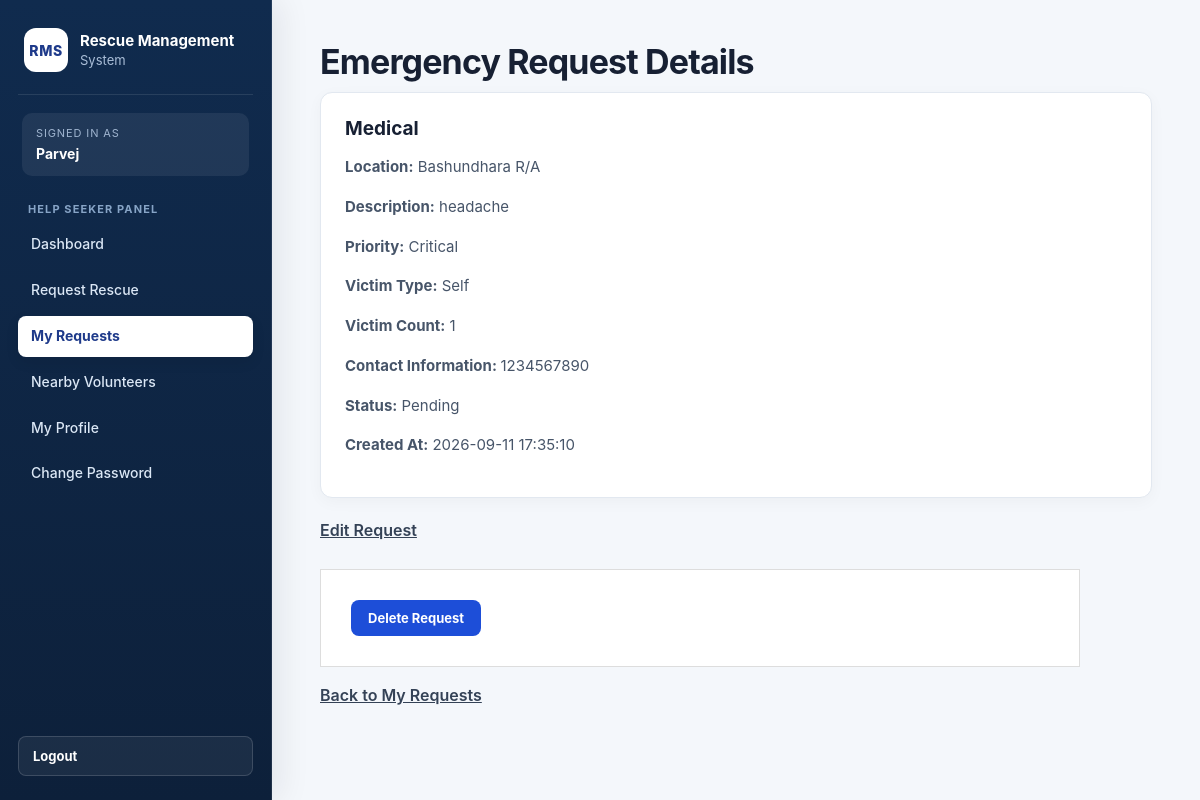
/index.php?page=helpseeker-request-view&id=2 (signed in), run on an earlier commit of the app's database.
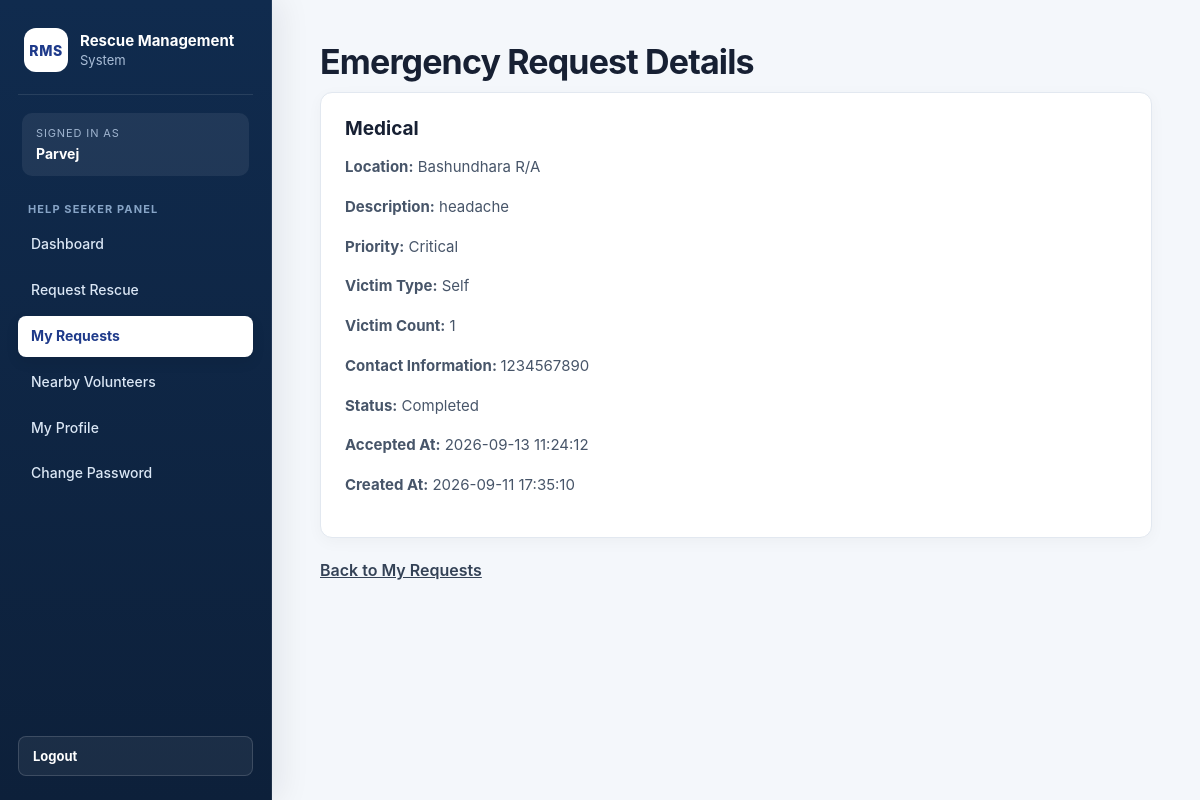
And on a later commit of the database.
### tables this page shows
CREATE TABLE `emergency_requests` (
  `id` int(11) NOT NULL,
  `help_seeker_id` int(11) NOT NULL,
  `emergency_type` varchar(50) NOT NULL,
  `location` varchar(255) NOT NULL,
  `description` text NOT NULL,
  `priority` enum('low','medium','high','critical') NOT NULL DEFAULT 'medium',
  `victim_type` enum('self','other') NOT NULL DEFAULT 'self',
  `victim_information` text DEFAULT NULL,
  `victim_count` int(11) NOT NULL DEFAULT 1,
  `contact_information` varchar(150) NOT NULL,
  `status` enum('pending','assigned','ongoing','completed','cancelled') NOT NULL DEFAULT 'pending',
  `created_at` timestamp NOT NULL DEFAULT current_timestamp(),
  `updated_at` timestamp NOT NULL DEFAULT current_timestamp() ON UPDATE current_timestamp(),
  `volunteer_id` int(11) DEFAULT NULL,
  `accepted_at` datetime DEFAULT NULL
);

### models/HelpSeekerModel.php (called while the page is built, shortened)
<?php
function getHelpSeekerRequestById(
    $conn,
    $request_id,
    $help_seeker_id
) {
    $sql = "SELECT *
            FROM emergency_requests
            WHERE id = ?
            AND help_seeker_id = ?
            LIMIT 1";
    $stmt = mysqli_prepare(
        $conn,
        $sql
    );
    mysqli_stmt_bind_param(
        $stmt,
        "ii",
        $request_id,
        $help_seeker_id
    );
    mysqli_stmt_execute($stmt);
    $result =
        mysqli_stmt_get_result($stmt);
    $request =
        mysqli_fetch_assoc($result);
    return $request;
}

### views/helpseeker/view_request.php (the view, shortened to what this page needs)
<?php
require_once "views/partials/header.php";
require_once "views/partials/sidebar.php";
?>
<div class="content">
    <h1>Emergency Request Details</h1>
    <div class="card">
        <h3>
            <?php
            echo htmlspecialchars(
                ucfirst(
                    $request['emergency_type']
                )
            );
            ?>
        </h3>
        <p>
            <strong>Location:</strong>
            <?php
            echo htmlspecialchars(
                $request['location']
            );
            ?>
        </p>
        <p>
            <strong>Description:</strong>
            <?php
            echo htmlspecialchars(
                $request['description']
            );
            ?>
        </p>
        <p>
            <strong>Priority:</strong>
            <?php
            echo htmlspecialchars(
                ucfirst(
                    $request['priority']
                )
            );
            ?>
        </p>
        <p>
            <strong>Victim Type:</strong>
            <?php
            echo htmlspecialchars(
                ucfirst(
                    $request['victim_type']
                )
            );
            ?>
        </p>
        <p>
            <strong>Victim Count:</strong>
            <?php
            echo (int)$request[
                'victim_count'
            ];
            ?>
        </p>
        <p>
            <strong>
                Contact Information:
            </strong>
            <?php
            echo htmlspecialchars(
                $request[
                    'contact_information'
                ]
            );
            ?>
        </p>
        <p>
            <strong>Status:</strong>
            <?php
            echo htmlspecialchars(
                ucfirst(
                    $request['status']
                    ?? 'pending'
                )
            );
            ?>
        </p>
        <?php
        if (
            !empty(
                $request['accepted_at']
            )
        ):
        ?>
            <p>
                <strong>Accepted At:</strong>
                <?php
                echo htmlspecialchars(
                    $request['accepted_at']
                );
                ?>
            </p>
        <?php endif; ?>
        <?php
        if (
            !empty(
                $request['created_at']
            )
        ):
        ?>
            <p>
                <strong>Created At:</strong>
                <?php
                echo htmlspecialchars(
                    $request['created_at']
                );
                ?>
            </p>
        <?php endif; ?>
    </div>
    <?php
    $currentStatus =
        strtolower(
            trim(
                (string)(
                    $request['status']
                    ?? 'pending'
                )
            )
        );
    ?>
    <?php if ($currentStatus === 'pending'): ?>
        <p>
            <a
                href="index.php?page=helpseeker-request-edit&id=<?php
                    echo (int)$request['id'];
                ?>"
            >
                Edit Request
            </a>
        </p>
        <form
            method="POST"
            action="index.php?page=helpseeker-request-delete"
        >
            <button type="submit">
                Delete Request
            </button>
        </form>
    <?php endif; ?>
    <p>
        <a
            href="index.php?page=helpseeker-requests"
        >
            Back to My Requests
        </a>
    </p>
</div>
<?php
require_once "views/partials/footer.php";
?>

What changed in the data, as far as the page shows it:
changed emergency_requests "Medical": status "Pending" → "Completed"; accepted_at (not shown) → "2026-09-13 11:24:12"
Also different on the page:
text no longer shown: "Edit Request Delete Request"
text now shown: "Accepted At:"
